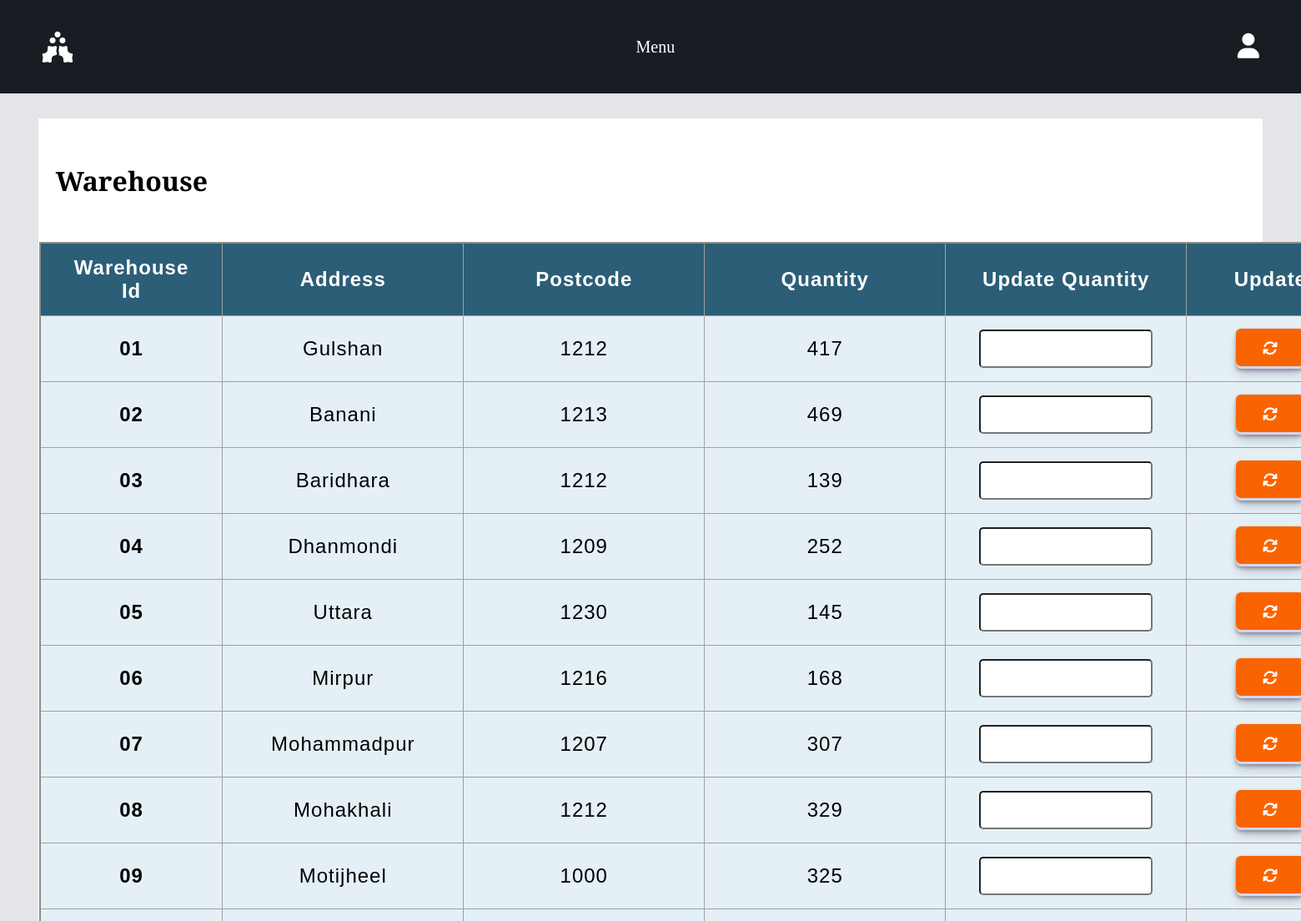
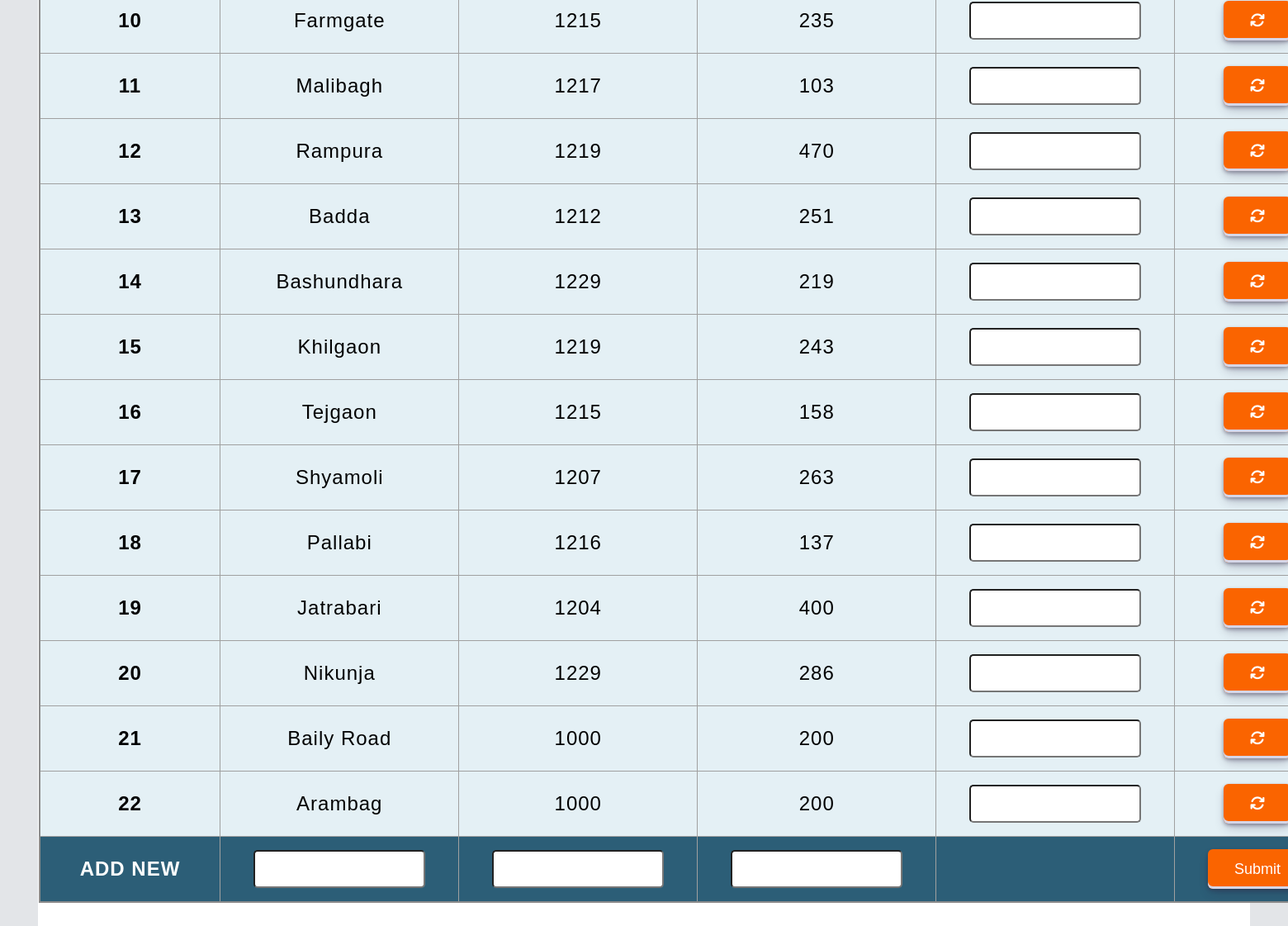
The page /employee_warehouse.php?employee=000002 on the database its author committed (2 pictures, top to bottom).
### tables this page shows
CREATE TABLE `warehouse` (
  `warehouse_id` int(2) UNSIGNED ZEROFILL NOT NULL,
  `address` varchar(512) DEFAULT NULL,
  `postcode` int(11) DEFAULT NULL,
  `qty` int(255) NOT NULL
);

### employee_warehouse.php (the view, shortened to what this page needs)
<?php
include 'dbconnect.php';
if(isset($_GET['employee'])) {
    $employee_id = $_GET['employee'];
    $sql_u = "SELECT * FROM warehouse";
    $res_u = mysqli_query($conn, $sql_u);
    if($res_u) {
?>
<!DOCTYPE html>
<html lang="en">
<head>
    <link rel="stylesheet" href="menustyle.css">
</head>
<body>
    <section class="body">
        <header class="header">
            <div class="logo">
                <span class="logotext"><i class="fa-solid fa-holly-berry"></i></span>
            </div>
            <nav class="navbar">
                <a href="employee_menu.php?userid=<?php echo $employee_id; ?>">Menu</a>
            </nav>
            <div class="nav_icon">
            <a href="employee_profile.php?employee=<?php echo $employee_id;?>"><i class="fa-solid fa-user"></i></a>
            </div>
        </header>
        <section>
            <div class="cart-container">
                <h1 class="cart_title">Warehouse</h1>
                <table>
                    <thead>
                        <tr>
                          <th>Warehouse Id</th>
                          <th>Address</th>
                          <th>Postcode</th>
                          <th>Quantity</th>
                          <th>Update Quantity</th>
                          <th>Update</th>
                        </tr>
                      </thead>
                      <tbody>
                      <?php
                            while($row_u = mysqli_fetch_assoc($res_u)){
                        ?>
                        <tr>
                          <th><?php echo $row_u['warehouse_id']; ?></th>
                          <td><?php echo $row_u['address']; ?></td>
                          <td><?php echo $row_u['postcode']; ?></td>
                          <td><?php echo $row_u['qty']; ?></td>
                          <th><input type="text" id="UpdateQuantity_var_<?php echo $row_u['warehouse_id']; ?>"></th>
                          <td><button class="button-5"onclick="increase_qty(<?php echo $row_u['warehouse_id'];?>)"><i class="fa-solid fa-arrows-rotate"></i></button></td>
                        </tr>
                        <?php
                            }
                        ?>
                      </tbody>
                      <thead>
                            <tr>
                              <th>ADD NEW</th>
                              <th><input type="text" id="AddressId"></th>
                              <th><input type="text" id="Postcode"></th>
                              <th><input type="text" id="Quantity"></th>
                              <th></th>
                              <td><button class="button-5"onclick="addNewWarehouse()">Submit</button></td>
                            </tr>
                          </thead>
                </table>
                <div class="gap"></div>
            </div>
        </section>
    </section>
</body>
</html>
<?php
    } else {
        echo "Failed to fetch warehouse data";
    }
} else {
}
?>

### menustyle.css (style rules this page uses)
body { background-color: var(--bg); margin: 0; padding: 0; font-family: "Merriweather", serif; --accent: #fa6400; --bg: #e3e5e8; --bg2: #181c23; --text1: rgb(27, 27, 30); --text2: white; }
.header { padding: 30px 50px; display: flex; justify-content: space-between; align-items: center; background-color: var(--bg2) }
a { color: white; }
.navbar { display: flex; gap: 44px; }
.logo { color: var(--text2); font-size: 38px; font-weight: 800; display: flex; gap: 16px; }
.navbar a { color: var(--text2); text-align: center; font-size: 20px; text-decoration: none; }
.nav_icon { cursor: pointer; color: var(--text2); text-align: center; font-size: 30px; text-decoration: none; display: flex; gap: 40px; }
.gap { height: 100px; }
.button-5, .button-7, .button-6 { display: inline-block; outline: 0; border: 0; cursor: pointer; transition: box-shadow 0.15s ease, transform 0.15s ease; will-change: box-shadow, transform; background: var(--accent); box-shadow: 0px 2px 4px rgb(45 35 66 / 40%), 0px 7px 13px -3px rgb(45 35 66 / 30%), inset 0px -3px 0px #d6d6e7; height: 48px; padding: 0 32px; font-size: 18px; border-radius: 6px; color: white; transition: box-shadow 0.15s ease, transform 0.15s ease; }
.cart-container { width: 94%; margin: 30px auto; padding: 1px; background-color: white; }
.cart_title { padding: 20px; font-size: 32px; border-radius: 10px; }
thead, tfoot { background-color: #2c5e77; color: #fff; }
tbody { background-color: #e4f0f5; }
table { margin: auto; border-collapse: collapse; border: 2px solid rgb(140 140 140); font-family: sans-serif; font-size: 24px; letter-spacing: 1px; }
th, td { border: 1px solid rgb(160 160 160); padding: 15px 40px; }
td { text-align: center; }
table input,.admin_search { border-radius: 5px; height: 40px; font-size: 24px; width: 200px; }

### rows shown on the page
warehouse: warehouse_id "01", address "Gulshan", postcode "1212", qty "417"
warehouse: warehouse_id "02", address "Banani", postcode "1213", qty "469"
warehouse: warehouse_id "03", address "Baridhara", postcode "1212", qty "139"
warehouse: warehouse_id "04", address "Dhanmondi", postcode "1209", qty "252"
warehouse: warehouse_id "05", address "Uttara", postcode "1230", qty "145"
warehouse: warehouse_id "06", address "Mirpur", postcode "1216", qty "168"
warehouse: warehouse_id "07", address "Mohammadpur", postcode "1207", qty "307"
warehouse: warehouse_id "08", address "Mohakhali", postcode "1212", qty "329"
warehouse: warehouse_id "09", address "Motijheel", postcode "1000", qty "325"
warehouse: warehouse_id "10", address "Farmgate", postcode "1215", qty "235"
warehouse: warehouse_id "11", address "Malibagh", postcode "1217", qty "103"
warehouse: warehouse_id "12", address "Rampura", postcode "1219", qty "470"
warehouse: warehouse_id "13", address "Badda", postcode "1212", qty "251"
warehouse: warehouse_id "14", address "Bashundhara", postcode "1229", qty "219"
warehouse: warehouse_id "15", address "Khilgaon", postcode "1219", qty "243"
warehouse: warehouse_id "16", address "Tejgaon", postcode "1215", qty "158"
warehouse: warehouse_id "17", address "Shyamoli", postcode "1207", qty "263"
warehouse: warehouse_id "18", address "Pallabi", postcode "1216", qty "137"
warehouse: warehouse_id "19", address "Jatrabari", postcode "1204", qty "400"
warehouse: warehouse_id "20", address "Nikunja", postcode "1229", qty "286"
warehouse: warehouse_id "21", address "Baily Road", postcode "1000", qty "200"
warehouse: warehouse_id "22", address "Arambag", postcode "1000", qty "200"
